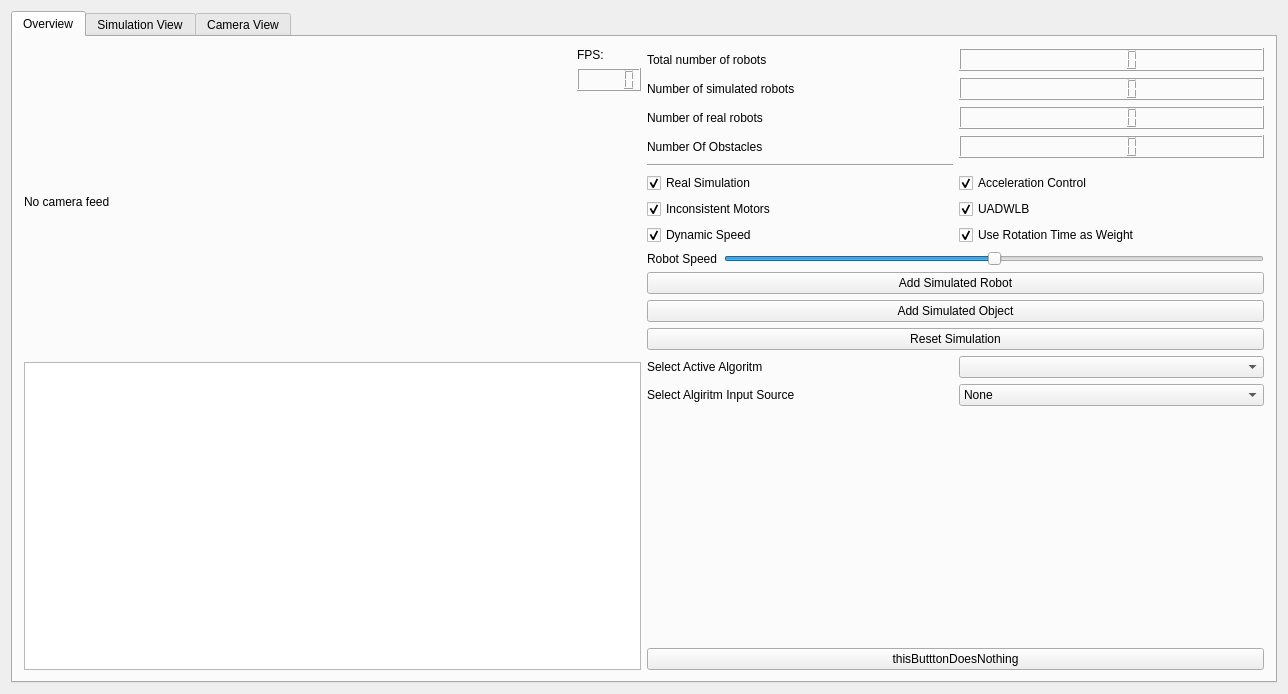
<?xml version="1.0" encoding="UTF-8"?>
<ui version="4.0">
 <class>MainWindow</class>
 <widget class="QMainWindow" name="MainWindow">
  <property name="geometry">
   <rect>
    <x>0</x>
    <y>0</y>
    <width>1288</width>
    <height>694</height>
   </rect>
  </property>
  <property name="windowTitle">
   <string>MainWindow</string>
  </property>
  <widget class="QWidget" name="centralWidget">
   <layout class="QVBoxLayout" name="verticalLayout">
    <item>
     <widget class="QTabWidget" name="tabWidget">
      <property name="currentIndex">
       <number>0</number>
      </property>
      <widget class="QWidget" name="tab">
       <attribute name="title">
        <string>Overview</string>
       </attribute>
       <layout class="QHBoxLayout" name="horizontalLayout">
        <item>
         <layout class="QVBoxLayout" name="verticalLayout_2">
          <item>
           <layout class="QHBoxLayout" name="horizontalLayout_4">
            <item>
             <widget class="QLabel" name="cameraFeedLabel">
              <property name="sizePolicy">
               <sizepolicy hsizetype="Expanding" vsizetype="Expanding">
                <horstretch>0</horstretch>
                <verstretch>0</verstretch>
               </sizepolicy>
              </property>
              <property name="text">
               <string>No camera feed</string>
              </property>
              <property name="alignment">
               <set>Qt::AlignLeading|Qt::AlignLeft|Qt::AlignVCenter</set>
              </property>
             </widget>
            </item>
            <item>
             <layout class="QVBoxLayout" name="verticalLayout_4">
              <item>
               <widget class="QLabel" name="label">
                <property name="text">
                 <string>FPS:</string>
                </property>
               </widget>
              </item>
              <item>
               <widget class="QLCDNumber" name="fpsNumber"/>
              </item>
              <item>
               <spacer name="verticalSpacer">
                <property name="orientation">
                 <enum>Qt::Vertical</enum>
                </property>
                <property name="sizeHint" stdset="0">
                 <size>
                  <width>20</width>
                  <height>40</height>
                 </size>
                </property>
               </spacer>
              </item>
             </layout>
            </item>
            <item>
             <layout class="QVBoxLayout" name="verticalLayout_5"/>
            </item>
           </layout>
          </item>
          <item>
           <widget class="QGraphicsView" name="graphicsView_Data"/>
          </item>
         </layout>
        </item>
        <item>
         <layout class="QVBoxLayout" name="verticalLayout_3">
          <item>
           <layout class="QGridLayout" name="gridLayout_2">
            <item row="1" column="0">
             <widget class="QLabel" name="label_9">
              <property name="text">
               <string>Number of simulated robots</string>
              </property>
             </widget>
            </item>
            <item row="0" column="0">
             <widget class="QLabel" name="label_8">
              <property name="text">
               <string>Total number of robots</string>
              </property>
             </widget>
            </item>
            <item row="2" column="0">
             <widget class="QLabel" name="label_10">
              <property name="text">
               <string>Number of real robots</string>
              </property>
             </widget>
            </item>
            <item row="1" column="1">
             <widget class="QLCDNumber" name="lcdNumberSimulatedRobots"/>
            </item>
            <item row="0" column="1">
             <widget class="QLCDNumber" name="lcdNumberTotalRobots"/>
            </item>
            <item row="2" column="1">
             <widget class="QLCDNumber" name="lcdNumberRealRobots"/>
            </item>
            <item row="3" column="1">
             <widget class="QLCDNumber" name="lcdNumberTotalObstacles"/>
            </item>
            <item row="3" column="0">
             <widget class="QLabel" name="label_12">
              <property name="text">
               <string>Number Of Obstacles</string>
              </property>
             </widget>
            </item>
           </layout>
          </item>
          <item>
           <layout class="QGridLayout" name="gridLayout_3">
            <item row="1" column="1">
             <widget class="QCheckBox" name="checkAccelerationControl">
              <property name="text">
               <string>Acceleration Control</string>
              </property>
              <property name="checked">
               <bool>true</bool>
              </property>
             </widget>
            </item>
            <item row="2" column="0">
             <widget class="QCheckBox" name="checkInconsisentMotors">
              <property name="text">
               <string>Inconsistent Motors</string>
              </property>
              <property name="checked">
               <bool>true</bool>
              </property>
             </widget>
            </item>
            <item row="2" column="1">
             <widget class="QCheckBox" name="checkUADWLB">
              <property name="text">
               <string>UADWLB</string>
              </property>
              <property name="checked">
               <bool>true</bool>
              </property>
             </widget>
            </item>
            <item row="0" column="0">
             <widget class="Line" name="line_2">
              <property name="orientation">
               <enum>Qt::Horizontal</enum>
              </property>
             </widget>
            </item>
            <item row="1" column="0">
             <widget class="QCheckBox" name="checkRealSimulation">
              <property name="text">
               <string>Real Simulation</string>
              </property>
              <property name="checked">
               <bool>true</bool>
              </property>
             </widget>
            </item>
            <item row="3" column="0">
             <widget class="QCheckBox" name="checkDynamicSpeed">
              <property name="text">
               <string>Dynamic Speed</string>
              </property>
              <property name="checked">
               <bool>true</bool>
              </property>
             </widget>
            </item>
            <item row="3" column="1">
             <widget class="QCheckBox" name="checkRotationTime">
              <property name="text">
               <string>Use Rotation Time as Weight</string>
              </property>
              <property name="checked">
               <bool>true</bool>
              </property>
             </widget>
            </item>
           </layout>
          </item>
          <item>
           <layout class="QGridLayout" name="gridLayout_4">
            <item row="0" column="0">
             <widget class="QLabel" name="label_11">
              <property name="text">
               <string>Robot Speed</string>
              </property>
             </widget>
            </item>
            <item row="0" column="1">
             <widget class="QSlider" name="SliderRobotSpeed">
              <property name="maximum">
               <number>100</number>
              </property>
              <property name="value">
               <number>50</number>
              </property>
              <property name="orientation">
               <enum>Qt::Horizontal</enum>
              </property>
             </widget>
            </item>
           </layout>
          </item>
          <item>
           <layout class="QHBoxLayout" name="horizontalLayout_5">
            <item>
             <widget class="QPushButton" name="AddSimulatedRobotButton">
              <property name="text">
               <string>Add Simulated Robot</string>
              </property>
             </widget>
            </item>
           </layout>
          </item>
          <item>
           <widget class="QPushButton" name="addSimulatedObjectButton">
            <property name="text">
             <string>Add Simulated Object</string>
            </property>
           </widget>
          </item>
          <item>
           <widget class="QPushButton" name="resetSimulationButton">
            <property name="text">
             <string>Reset Simulation</string>
            </property>
           </widget>
          </item>
          <item>
           <layout class="QGridLayout" name="gridLayout_5">
            <item row="0" column="0">
             <widget class="QLabel" name="label_13">
              <property name="text">
               <string>Select Active Algoritm</string>
              </property>
             </widget>
            </item>
            <item row="0" column="1">
             <widget class="QComboBox" name="ActiveAlgoritmList"/>
            </item>
            <item row="1" column="0">
             <widget class="QLabel" name="label_14">
              <property name="text">
               <string>Select Algiritm Input Source</string>
              </property>
             </widget>
            </item>
            <item row="1" column="1">
             <widget class="QComboBox" name="algorithmInputComboBox">
              <item>
               <property name="text">
                <string>None</string>
               </property>
              </item>
              <item>
               <property name="text">
                <string>Real Objects Center Outer</string>
               </property>
              </item>
              <item>
               <property name="text">
                <string>Real Objects Outer Outer</string>
               </property>
              </item>
              <item>
               <property name="text">
                <string>Hand gesture</string>
               </property>
              </item>
              <item>
               <property name="text">
                <string>Robot Movement</string>
               </property>
              </item>
              <item>
               <property name="text">
                <string>Robot Movement With Angle</string>
               </property>
              </item>
             </widget>
            </item>
           </layout>
          </item>
          <item>
           <spacer name="verticalSpacer_2">
            <property name="orientation">
             <enum>Qt::Vertical</enum>
            </property>
            <property name="sizeHint" stdset="0">
             <size>
              <width>20</width>
              <height>40</height>
             </size>
            </property>
           </spacer>
          </item>
          <item>
           <spacer name="horizontalSpacer">
            <property name="orientation">
             <enum>Qt::Horizontal</enum>
            </property>
            <property name="sizeHint" stdset="0">
             <size>
              <width>40</width>
              <height>20</height>
             </size>
            </property>
           </spacer>
          </item>
          <item>
           <widget class="QPushButton" name="pushButton">
            <property name="text">
             <string>thisButttonDoesNothing</string>
            </property>
           </widget>
          </item>
         </layout>
        </item>
       </layout>
      </widget>
      <widget class="QWidget" name="tab_2">
       <attribute name="title">
        <string>Simulation View</string>
       </attribute>
       <layout class="QHBoxLayout" name="horizontalLayout_2">
        <item>
         <widget class="QGraphicsView" name="graphicsView_data_large"/>
        </item>
       </layout>
      </widget>
      <widget class="QWidget" name="tab_3">
       <attribute name="title">
        <string>Camera View</string>
       </attribute>
       <layout class="QHBoxLayout" name="horizontalLayout_3">
        <item>
         <widget class="QTabWidget" name="tabWidget_2">
          <property name="currentIndex">
           <number>3</number>
          </property>
          <widget class="QWidget" name="tab_4">
           <attribute name="title">
            <string>RGB</string>
           </attribute>
           <layout class="QVBoxLayout" name="verticalLayout_7">
            <item>
             <widget class="QLabel" name="cameraFeedLabel_Large">
              <property name="sizePolicy">
               <sizepolicy hsizetype="Expanding" vsizetype="Preferred">
                <horstretch>0</horstretch>
                <verstretch>0</verstretch>
               </sizepolicy>
              </property>
              <property name="text">
               <string>No camera feed</string>
              </property>
             </widget>
            </item>
           </layout>
          </widget>
          <widget class="QWidget" name="tab_5">
           <attribute name="title">
            <string>Red</string>
           </attribute>
           <layout class="QVBoxLayout" name="verticalLayout_8">
            <item>
             <widget class="QLabel" name="cameraRedFeed">
              <property name="text">
               <string>no red feed</string>
              </property>
             </widget>
            </item>
           </layout>
          </widget>
          <widget class="QWidget" name="tab_6">
           <attribute name="title">
            <string>Green</string>
           </attribute>
           <layout class="QVBoxLayout" name="verticalLayout_9">
            <item>
             <widget class="QLabel" name="cameraGreenFeed">
              <property name="text">
               <string>No green feed</string>
              </property>
             </widget>
            </item>
           </layout>
          </widget>
          <widget class="QWidget" name="tab_7">
           <attribute name="title">
            <string>Blue</string>
           </attribute>
           <layout class="QVBoxLayout" name="verticalLayout_10">
            <item>
             <widget class="QLabel" name="cameraBlueFeed">
              <property name="text">
               <string>No blue feed</string>
              </property>
             </widget>
            </item>
           </layout>
          </widget>
         </widget>
        </item>
        <item>
         <layout class="QVBoxLayout" name="verticalLayout_6">
          <item>
           <layout class="QGridLayout" name="gridLayout">
            <item row="7" column="0">
             <widget class="QLabel" name="label_6">
              <property name="text">
               <string>Erode Object</string>
              </property>
             </widget>
            </item>
            <item row="3" column="0">
             <widget class="QLabel" name="label_5">
              <property name="text">
               <string>V-Dinges</string>
              </property>
             </widget>
            </item>
            <item row="0" column="2">
             <widget class="QComboBox" name="colorComboBox">
              <property name="sizePolicy">
               <sizepolicy hsizetype="Expanding" vsizetype="Fixed">
                <horstretch>0</horstretch>
                <verstretch>0</verstretch>
               </sizepolicy>
              </property>
              <item>
               <property name="text">
                <string>Red_Low</string>
               </property>
              </item>
              <item>
               <property name="text">
                <string>Red_High</string>
               </property>
              </item>
              <item>
               <property name="text">
                <string>Blue_Low</string>
               </property>
              </item>
              <item>
               <property name="text">
                <string>Blue_High</string>
               </property>
              </item>
              <item>
               <property name="text">
                <string>Green_Low</string>
               </property>
              </item>
              <item>
               <property name="text">
                <string>Green_High</string>
               </property>
              </item>
             </widget>
            </item>
            <item row="3" column="3">
             <widget class="QLCDNumber" name="lcdNumberVDinges"/>
            </item>
            <item row="2" column="2">
             <widget class="QSlider" name="sliderSaturation">
              <property name="maximum">
               <number>255</number>
              </property>
              <property name="orientation">
               <enum>Qt::Horizontal</enum>
              </property>
             </widget>
            </item>
            <item row="3" column="2">
             <widget class="QSlider" name="sliderVDinges">
              <property name="maximum">
               <number>255</number>
              </property>
              <property name="orientation">
               <enum>Qt::Horizontal</enum>
              </property>
             </widget>
            </item>
            <item row="5" column="0">
             <widget class="QLabel" name="label_7">
              <property name="text">
               <string>Dilate Object</string>
              </property>
             </widget>
            </item>
            <item row="2" column="0">
             <widget class="QLabel" name="label_4">
              <property name="text">
               <string>Saturation</string>
              </property>
             </widget>
            </item>
            <item row="1" column="0">
             <widget class="QLabel" name="label_3">
              <property name="text">
               <string>Hue</string>
              </property>
             </widget>
            </item>
            <item row="0" column="0">
             <widget class="QLabel" name="label_2">
              <property name="text">
               <string>Color:</string>
              </property>
             </widget>
            </item>
            <item row="1" column="2">
             <widget class="QSlider" name="sliderHue">
              <property name="maximum">
               <number>179</number>
              </property>
              <property name="orientation">
               <enum>Qt::Horizontal</enum>
              </property>
             </widget>
            </item>
            <item row="4" column="2">
             <widget class="Line" name="line">
              <property name="orientation">
               <enum>Qt::Horizontal</enum>
              </property>
             </widget>
            </item>
            <item row="2" column="3">
             <widget class="QLCDNumber" name="lcdNumberSaturation"/>
            </item>
            <item row="1" column="3">
             <widget class="QLCDNumber" name="lcdNumberHue"/>
            </item>
            <item row="6" column="0">
             <widget class="QLabel" name="sli">
              <property name="text">
               <string>Detection Deviation</string>
              </property>
             </widget>
            </item>
            <item row="5" column="2">
             <widget class="QSlider" name="sliderDilate">
              <property name="minimum">
               <number>1</number>
              </property>
              <property name="maximum">
               <number>20</number>
              </property>
              <property name="value">
               <number>8</number>
              </property>
              <property name="orientation">
               <enum>Qt::Horizontal</enum>
              </property>
             </widget>
            </item>
            <item row="6" column="2">
             <widget class="QSlider" name="sliderDeviation">
              <property name="minimum">
               <number>1</number>
              </property>
              <property name="maximum">
               <number>200</number>
              </property>
              <property name="value">
               <number>30</number>
              </property>
              <property name="orientation">
               <enum>Qt::Horizontal</enum>
              </property>
             </widget>
            </item>
            <item row="7" column="2">
             <widget class="QSlider" name="sliderErode">
              <property name="minimum">
               <number>1</number>
              </property>
              <property name="maximum">
               <number>20</number>
              </property>
              <property name="value">
               <number>3</number>
              </property>
              <property name="orientation">
               <enum>Qt::Horizontal</enum>
              </property>
             </widget>
            </item>
            <item row="5" column="3">
             <widget class="QLCDNumber" name="lcdNumberDilate"/>
            </item>
            <item row="6" column="3">
             <widget class="QLCDNumber" name="lcdNumberDeviation"/>
            </item>
            <item row="7" column="3">
             <widget class="QLCDNumber" name="lcdNumberErode"/>
            </item>
           </layout>
          </item>
          <item>
           <spacer name="verticalSpacer_3">
            <property name="orientation">
             <enum>Qt::Vertical</enum>
            </property>
            <property name="sizeHint" stdset="0">
             <size>
              <width>20</width>
              <height>40</height>
             </size>
            </property>
           </spacer>
          </item>
         </layout>
        </item>
       </layout>
      </widget>
     </widget>
    </item>
   </layout>
  </widget>
 </widget>
 <layoutdefault spacing="6" margin="11"/>
 <resources/>
 <connections>
  <connection>
   <sender>sliderDilate</sender>
   <signal>valueChanged(int)</signal>
   <receiver>lcdNumberDilate</receiver>
   <slot>display(int)</slot>
   <hints>
    <hint type="sourcelabel">
     <x>1085</x>
     <y>175</y>
    </hint>
    <hint type="destinationlabel">
     <x>1246</x>
     <y>181</y>
    </hint>
   </hints>
  </connection>
  <connection>
   <sender>sliderDeviation</sender>
   <signal>valueChanged(int)</signal>
   <receiver>lcdNumberDeviation</receiver>
   <slot>display(int)</slot>
   <hints>
    <hint type="sourcelabel">
     <x>1118</x>
     <y>202</y>
    </hint>
    <hint type="destinationlabel">
     <x>1224</x>
     <y>210</y>
    </hint>
   </hints>
  </connection>
  <connection>
   <sender>sliderErode</sender>
   <signal>valueChanged(int)</signal>
   <receiver>lcdNumberErode</receiver>
   <slot>display(int)</slot>
   <hints>
    <hint type="sourcelabel">
     <x>1064</x>
     <y>233</y>
    </hint>
    <hint type="destinationlabel">
     <x>1238</x>
     <y>234</y>
    </hint>
   </hints>
  </connection>
 </connections>
</ui>
